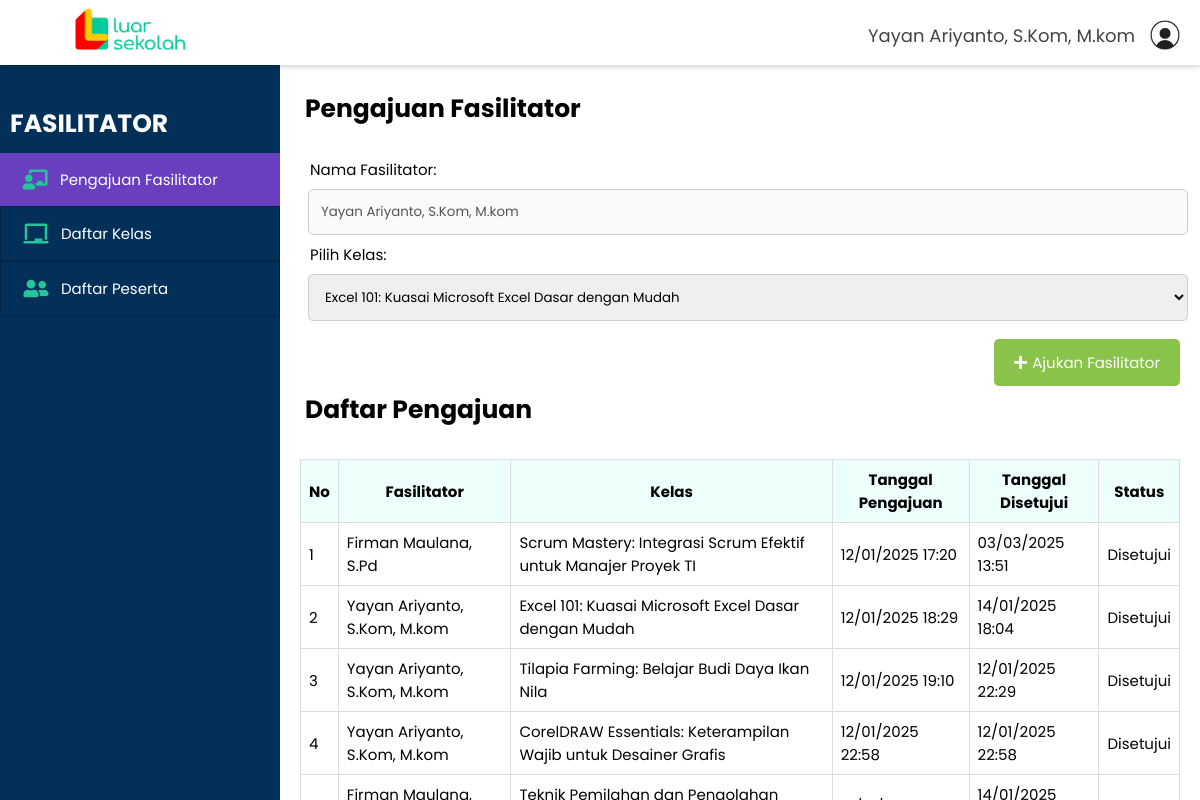
/pages/facilitator/home.php (signed in), run on the app's committed database.
### tables this page shows
CREATE TABLE `facilitator_applications` (
  `id` int NOT NULL,
  `user_id` int NOT NULL,
  `course_id` int NOT NULL,
  `status` enum('pending','approved','rejected') DEFAULT 'pending',
  `applied_at` datetime DEFAULT CURRENT_TIMESTAMP,
  `approved_at` datetime DEFAULT NULL,
  `action_taken` varchar(20) DEFAULT NULL
);

CREATE TABLE `users` (
  `id` int NOT NULL,
  `username` char(50) NOT NULL,
  `email` varchar(50) NOT NULL,
  `password` varchar(255) NOT NULL,
  `role` enum('admin','user','facilitator') NOT NULL DEFAULT 'user'
);

CREATE TABLE `course` (
  `id` int NOT NULL,
  `title` varchar(255) NOT NULL,
  `description` varchar(400) NOT NULL,
  `image` varchar(255) NOT NULL,
  `price` int NOT NULL,
  `General_Objectives` varchar(400) NOT NULL,
  `Specific_Objectives` varchar(400) NOT NULL,
  `Target_Group` varchar(400) NOT NULL,
  `Competency_Aspects` varchar(400) NOT NULL,
  `facilitator_id` int DEFAULT NULL
);

### src/config/config.php (called while the page is built, shortened)
<?php
$connect = mysqli_connect("localhost", "root", "", "db_production");
function query($query)
{
    global $connect;
    $result = mysqli_query($connect, $query);
    $rows = [];
    while ($row = mysqli_fetch_assoc($result)) {
        $rows[] = $row;
    }
    return $rows;
}
function readCourses()
{
    $query = "SELECT * FROM course";
    return query($query);
}
function getFacilitatorApplications()
{
    $query = "
        SELECT ta.id, u.username AS facilitator_name, c.title AS course_title, ta.status, ta.applied_at, ta.approved_at
        FROM facilitator_applications ta
        JOIN users u ON ta.user_id = u.id
        JOIN course c ON ta.course_id = c.id
        ORDER BY ta.applied_at ASC";
    return query($query);
}

### pages/facilitator/home.php (the view, shortened to what this page needs)
<?php
require '../../src/config/config.php';
include '../../components/facilitator_sidebar.php';
$loggedInFacilitatorName = $_SESSION['username'];
$courses = readCourses();
$facilitatorApplications = getFacilitatorApplications();
$status_translation = [
    "approved" => "Disetujui",
    "rejected" => "Ditolak",
    "pending" => "Menunggu",
];
?>
<!DOCTYPE html>
<html lang="en">
<head>
    <link rel="stylesheet" href="../../src/css/admin.css">
    <link rel="stylesheet" href="https://cdnjs.cloudflare.com/ajax/libs/font-awesome/5.15.4/css/all.min.css">
    <link rel="stylesheet" href="https://cdnjs.cloudflare.com/ajax/libs/toastr.js/latest/toastr.min.css">
</head>
<body>
    <div class="container">
        <?php include '../../components/facilitator_header.php'; ?>
        <main class="main">
            <section class="page-content">
                <article class="board">
                    <p>Pengajuan Fasilitator</p>
                    <form action="" method="POST">
                        <label for="fasilitator">Nama Fasilitator:</label>
                        <input type="text" value="<?= $loggedInFacilitatorName; ?>" disabled>
                        <label for="course">Pilih Kelas:</label>
                        <select id="course" name="course" required>
                            <?php
                            foreach ($courses as $course) {
                                echo "<option value='{$course['id']}'>{$course['title']}</option>";
                            }
                            ?>
                        </select>
                        <section class="create-client">
                            <button type="submit"><i class="fas fa-plus"></i>Ajukan Fasilitator</button>
                        </section>
                    </form>
                    <p>Daftar Pengajuan</p>
                    <div class="table-container">
                        <div class="table-horizontal-container">
                            <table class="unfixed-table">
                                <thead>
                                    <tr>
                                        <th>No</th>
                                        <th>Fasilitator</th>
                                        <th>Kelas</th>
                                        <th>Tanggal Pengajuan</th>
                                        <th>Tanggal Disetujui</th>
                                        <th>Status</th>
                                    </tr>
                                </thead>
                                <tbody>
                                    <?php foreach ($facilitatorApplications as $application): ?>
                                        <tr>
                                            <td><?= $application['id']; ?></td>
                                            <td><?= $application['facilitator_name']; ?></td>
                                            <td><?= $application['course_title']; ?></td>
                                            <td><?= date('d/m/Y H:i', strtotime($application['applied_at'])); ?></td>
                                            <td><?= $application['approved_at'] ? date('d/m/Y H:i', strtotime($application['approved_at'])) : '-'; ?></td>
                                            <td><?= isset($status_translation[$application['status']]) ? $status_translation[$application['status']] : $application['status']; ?></td>
                                        </tr>
                                    <?php endforeach; ?>
                                </tbody>
                            </table>
                        </div>
                </article>
            </section>
    </div>
</body>
</html>

### src/css/admin.css (style rules this page uses)
:root { box-sizing: border-box; font-size: 0.625rem; font-family: "Poppins", sans-serif; --sidebar-bgColor: #023059; --sidebar-bgColor-hover: #683fbf; --sidebar-txtColor: #ffff; --sidebar-headingColor: #7889a4; --page-content-bgColor: #f0f1f6; --page-content-txtColor: #171616; --page-content-blockColor: #fff; --icon-color: #24c699; --white: #fff; --black: #333; --blue: #00b9eb; --red: #b1160e; --pink: #f279c8; --purple: #8a33fe; --cyan: #5bb7ea; --ash: #f6b166; --deep-blue: #023059; }
form * { font-family: 'Poppins', sans-serif; }
*, *::before, *::after { margin: 0; padding: 0; box-sizing: inherit; outline: none; }
a, button { color: inherit; }
button { background: none; }
input { -webkit-appearance: none; appearance: none; }
button:not(:disabled), [type="button"]:not(:disabled), [type="reset"]:not(:disabled), [type="submit"]:not(:disabled) { cursor: pointer; }
.container { height: 100vh; width: 100vw; }
.main { display: grid; grid-template-columns: 28rem 2fr; height: calc(100vh - 6.5rem); transition: 0.5s all ease-in-out; overflow: hidden; }
.page-content { flex: 1; width: 100%; height: 100vh; overflow-y: auto; }
.page-content .board p { font-size: 2.5rem; padding: 0.5rem; font-weight: bold; }
button { padding: 1.2rem 2rem; font-size: 1.5rem; border: none; }
.page-content .board { background: var(--white); border-radius: 0.5rem; min-height: 100%; height: auto; overflow: scroll; padding: 2rem; margin-bottom: 2rem; }
.board>p { font-size: 1.5rem; margin-bottom: 2.5rem; }
.create-client { display: flex; margin-top: 1rem; }
.create-client button { margin-left: auto; background: #89c34a; border-radius: 0.5rem; color: var(--white); }
.create-client button i { margin-right: 0.5rem; }
input, select, textarea { width: 100%; padding: 1.2rem; border: 0.1rem solid #ccc; border-radius: 0.5rem; resize: vertical; margin: 8px; }
table { border-collapse: collapse; width: 100%; table-layout: auto; }
td, th { border: 1px solid #ddd; padding: 8px; background: white; box-sizing: border-box; text-align: left; font-size: 1.5rem; }
.table-container { margin-top: 20px; position: relative; }
thead th { position: sticky; top: -20px; z-index: 2; background: #ecfffa; text-align: center; }
thead th:first-child { left: 0; z-index: 3; }
tr> :first-child { position: -webkit-sticky; position: sticky; }
form label { font-size: 1.5rem; font-weight: 400; margin-left: 10px; }

### data on the page
facilitator_applications: id "1", user.username "Firman Maulana, S.Pd", course.title "Scrum Mastery: Integrasi Scrum Efektif untuk Manajer Proyek TI", applied_at "12/01/2025 17:20", approved_at "03/03/2025 13:51", status "Disetujui"
facilitator_applications: id "2", user.username "Yayan Ariyanto, S.Kom, M.kom", course.title "Excel 101: Kuasai Microsoft Excel Dasar dengan Mudah", applied_at "12/01/2025 18:29", approved_at "14/01/2025 18:04", status "Disetujui"
facilitator_applications: id "3", user.username "Yayan Ariyanto, S.Kom, M.kom", course.title "Tilapia Farming: Belajar Budi Daya Ikan Nila", applied_at "12/01/2025 19:10", approved_at "12/01/2025 22:29", status "Disetujui"
facilitator_applications: id "4", user.username "Yayan Ariyanto, S.Kom, M.kom", course.title "CorelDRAW Essentials: Keterampilan Wajib untuk Desainer Grafis", applied_at "12/01/2025 22:58", approved_at "12/01/2025 22:58", status "Disetujui"

### other printed values
$username "Yayan Ariyanto, S.Kom, M.kom"
$item['label'] "Pengajuan Fasilitator"
$item['label'] "Daftar Kelas"
$item['label'] "Daftar Peserta"
form field course "Excel 101: Kuasai Microsoft Excel Dasar dengan Mudah"
